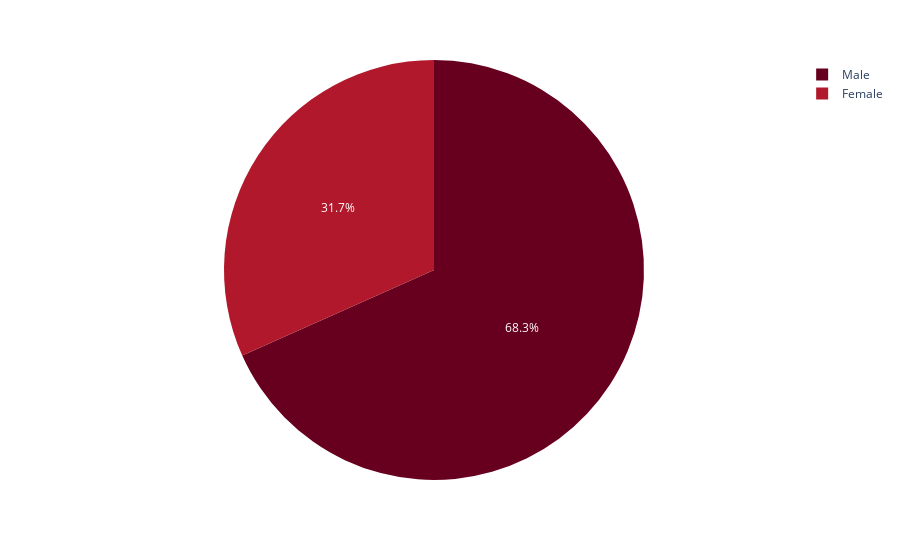

Here is the notebook cell this chart was saved with:
### Markdown cell above
**Above heatmap shows that age and tresbps are not affecting heart attack as both have a -ve correlation**

### Code cell
import plotly.express as px
data=heart_df["sex"].value_counts().reset_index()
px.pie(data,names=["Male","Female"],values='sex',color_discrete_sequence=px.colors.sequential.RdBu)

### Figure 1 — Plotly figure (JSON) as saved in the notebook; plotly's stock layout.template omitted (floating-point values rounded to 4 significant figures)
{"data": [{"domain": {"x": [0, 1], "y": [0, 1]}, "hovertemplate": "label=%{label}<br>sex=%{value}<extra></extra>", "labels": ["Male", "Female"], "legendgroup": "", "name": "", "showlegend": true, "type": "pie", "values": [207, 96]}], "layout": {"legend": {"tracegroupgap": 0}, "margin": {"t": 60}, "piecolorway": ["rgb(103,0,31)", "rgb(178,24,43)", "rgb(214,96,77)", "rgb(244,165,130)", "rgb(253,219,199)", "rgb(247,247,247)", "rgb(209,229,240)", "rgb(146,197,222)", "rgb(67,147,195)", "rgb(33,102,172)", "rgb(5,48,97)"]}}
